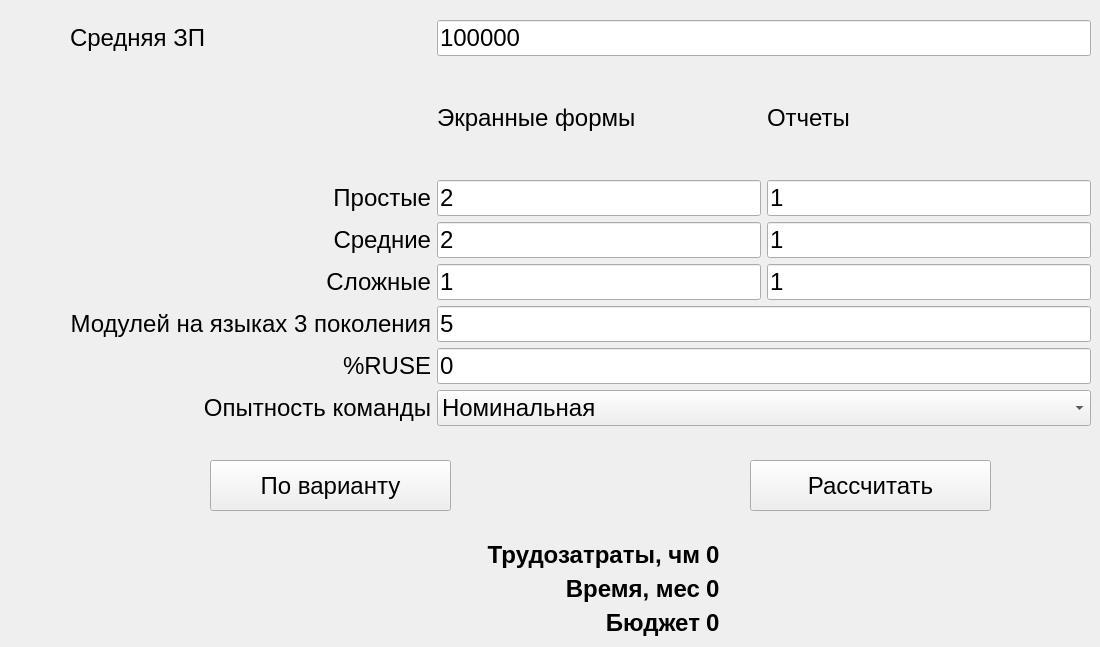
      <widget class="QWidget" name="tab_3">
       <attribute name="title">
        <string>Модель композиции</string>
       </attribute>
       <widget class="QWidget" name="layoutWidget_2">
        <property name="geometry">
         <rect>
          <x>70</x>
          <y>20</y>
          <width>1021</width>
          <height>406</height>
         </rect>
        </property>
        <layout class="QGridLayout" name="gridLayout_3">
         <item row="2" column="0">
          <widget class="QLabel" name="label_60">
           <property name="font">
            <font>
             <family>Ubuntu</family>
             <pointsize>18</pointsize>
            </font>
           </property>
           <property name="text">
            <string>Простые</string>
           </property>
           <property name="alignment">
            <set>Qt::AlignRight|Qt::AlignTrailing|Qt::AlignVCenter</set>
           </property>
          </widget>
         </item>
         <item row="2" column="1">
          <widget class="QLineEdit" name="screenSimpleEdit">
           <property name="font">
            <font>
             <family>Ubuntu</family>
             <pointsize>18</pointsize>
            </font>
           </property>
           <property name="text">
            <string>2</string>
           </property>
          </widget>
         </item>
         <item row="1" column="2">
          <widget class="QLabel" name="label_63">
           <property name="font">
            <font>
             <family>Ubuntu</family>
             <pointsize>18</pointsize>
            </font>
           </property>
           <property name="text">
            <string>Отчеты</string>
           </property>
          </widget>
         </item>
         <item row="2" column="2">
          <widget class="QLineEdit" name="reportSimpleEdit">
           <property name="font">
            <font>
             <family>Ubuntu</family>
             <pointsize>18</pointsize>
            </font>
           </property>
           <property name="text">
            <string>1</string>
           </property>
          </widget>
         </item>
         <item row="6" column="0">
          <widget class="QLabel" name="label_57">
           <property name="font">
            <font>
             <family>Ubuntu</family>
             <pointsize>18</pointsize>
            </font>
           </property>
           <property name="text">
            <string>%RUSE</string>
           </property>
           <property name="alignment">
            <set>Qt::AlignRight|Qt::AlignTrailing|Qt::AlignVCenter</set>
           </property>
          </widget>
         </item>
         <item row="7" column="0">
          <widget class="QLabel" name="label_58">
           <property name="font">
            <font>
             <family>Ubuntu</family>
             <pointsize>18</pointsize>
            </font>
           </property>
           <property name="text">
            <string>Опытность команды</string>
           </property>
           <property name="alignment">
            <set>Qt::AlignRight|Qt::AlignTrailing|Qt::AlignVCenter</set>
           </property>
          </widget>
         </item>
         <item row="5" column="0">
          <widget class="QLabel" name="label_67">
           <property name="font">
            <font>
             <family>Ubuntu</family>
             <pointsize>18</pointsize>
            </font>
           </property>
           <property name="text">
            <string>Модулей на языках 3 поколения</string>
           </property>
           <property name="alignment">
            <set>Qt::AlignRight|Qt::AlignTrailing|Qt::AlignVCenter</set>
           </property>
          </widget>
         </item>
         <item row="3" column="0">
          <widget class="QLabel" name="label_61">
           <property name="font">
            <font>
             <family>Ubuntu</family>
             <pointsize>18</pointsize>
            </font>
           </property>
           <property name="text">
            <string>Средние</string>
           </property>
           <property name="alignment">
            <set>Qt::AlignRight|Qt::AlignTrailing|Qt::AlignVCenter</set>
           </property>
          </widget>
         </item>
         <item row="0" column="1" colspan="2">
          <widget class="QLineEdit" name="avgSalaryEdit">
           <property name="font">
            <font>
             <family>Ubuntu</family>
             <pointsize>18</pointsize>
            </font>
           </property>
           <property name="text">
            <string>100000</string>
           </property>
          </widget>
         </item>
         <item row="4" column="2">
          <widget class="QLineEdit" name="reportDifficultEdit">
           <property name="font">
            <font>
             <family>Ubuntu</family>
             <pointsize>18</pointsize>
            </font>
           </property>
           <property name="text">
            <string>1</string>
           </property>
          </widget>
         </item>
         <item row="5" column="1" colspan="2">
          <widget class="QLineEdit" name="gen3Edit">
           <property name="font">
            <font>
             <family>Ubuntu</family>
             <pointsize>18</pointsize>
            </font>
           </property>
           <property name="text">
            <string>5</string>
           </property>
          </widget>
         </item>
         <item row="3" column="1">
          <widget class="QLineEdit" name="screenMediumEdit">
           <property name="font">
            <font>
             <family>Ubuntu</family>
             <pointsize>18</pointsize>
            </font>
           </property>
           <property name="text">
            <string>2</string>
           </property>
          </widget>
         </item>
         <item row="4" column="1">
          <widget class="QLineEdit" name="screenDifficultEdit">
           <property name="font">
            <font>
             <family>Ubuntu</family>
             <pointsize>18</pointsize>
            </font>
           </property>
           <property name="text">
            <string>1</string>
           </property>
          </widget>
         </item>
         <item row="6" column="1" colspan="2">
          <widget class="QLineEdit" name="RUSEEdit">
           <property name="font">
            <font>
             <family>Ubuntu</family>
             <pointsize>18</pointsize>
            </font>
           </property>
           <property name="text">
            <string>0</string>
           </property>
          </widget>
         </item>
         <item row="1" column="1">
          <widget class="QLabel" name="label_59">
           <property name="font">
            <font>
             <family>Ubuntu</family>
             <pointsize>18</pointsize>
            </font>
           </property>
           <property name="text">
            <string>Экранные формы</string>
           </property>
          </widget>
         </item>
         <item row="3" column="2">
          <widget class="QLineEdit" name="reportMediumEdit">
           <property name="font">
            <font>
             <family>Ubuntu</family>
             <pointsize>18</pointsize>
            </font>
           </property>
           <property name="text">
            <string>1</string>
           </property>
          </widget>
         </item>
         <item row="0" column="0">
          <widget class="QLabel" name="label_71">
           <property name="font">
            <font>
             <family>Ubuntu</family>
             <pointsize>18</pointsize>
            </font>
           </property>
           <property name="text">
            <string>Средняя ЗП</string>
           </property>
          </widget>
         </item>
         <item row="4" column="0">
          <widget class="QLabel" name="label_62">
           <property name="font">
            <font>
             <family>Ubuntu</family>
             <pointsize>18</pointsize>
            </font>
           </property>
           <property name="text">
            <string>Сложные</string>
           </property>
           <property name="alignment">
            <set>Qt::AlignRight|Qt::AlignTrailing|Qt::AlignVCenter</set>
           </property>
          </widget>
         </item>
         <item row="7" column="1" colspan="2">
          <widget class="QComboBox" name="expComboBox">
           <property name="font">
            <font>
             <family>Ubuntu</family>
             <pointsize>18</pointsize>
            </font>
           </property>
           <property name="currentIndex">
            <number>2</number>
           </property>
           <item>
            <property name="text">
             <string>Очень низкая</string>
            </property>
           </item>
           <item>
            <property name="text">
             <string>Низкая</string>
            </property>
           </item>
           <item>
            <property name="text">
             <string>Номинальная</string>
            </property>
           </item>
           <item>
            <property name="text">
             <string>Высокая</string>
            </property>
           </item>
           <item>
            <property name="text">
             <string>Очень высокая</string>
            </property>
           </item>
          </widget>
         </item>
        </layout>
       </widget>
       <widget class="QWidget" name="layoutWidget_3">
        <property name="geometry">
         <rect>
          <x>210</x>
          <y>540</y>
          <width>741</width>
          <height>98</height>
         </rect>
        </property>
        <layout class="QGridLayout" name="gridLayout_12">
         <item row="2" column="0" colspan="2">
          <widget class="QLabel" name="label_72">
           <property name="font">
            <font>
             <family>Ubuntu</family>
             <pointsize>18</pointsize>
            </font>
           </property>
           <property name="styleSheet">
            <string notr="true"/>
           </property>
           <property name="text">
            <string>&lt;html&gt;&lt;head/&gt;&lt;body&gt;&lt;p&gt;&lt;span style=&quot; font-weight:600;&quot;&gt;Бюджет&lt;/span&gt;&lt;/p&gt;&lt;/body&gt;&lt;/html&gt;</string>
           </property>
           <property name="alignment">
            <set>Qt::AlignRight|Qt::AlignTrailing|Qt::AlignVCenter</set>
           </property>
          </widget>
         </item>
         <item row="1" column="0" colspan="2">
          <widget class="QLabel" name="label_75">
           <property name="font">
            <font>
             <family>Ubuntu</family>
             <pointsize>18</pointsize>
             <weight>75</weight>
             <bold>true</bold>
            </font>
           </property>
           <property name="text">
            <string>Время, мес</string>
           </property>
           <property name="alignment">
            <set>Qt::AlignRight|Qt::AlignTrailing|Qt::AlignVCenter</set>
           </property>
          </widget>
         </item>
         <item row="0" column="2">
          <widget class="QLabel" name="compLabLabel">
           <property name="font">
            <font>
             <family>Ubuntu</family>
             <pointsize>18</pointsize>
             <weight>75</weight>
             <bold>true</bold>
            </font>
           </property>
           <property name="text">
            <string>0</string>
           </property>
          </widget>
         </item>
         <item row="2" column="2">
          <widget class="QLabel" name="compBudgetLabel">
           <property name="font">
            <font>
             <family>Ubuntu</family>
             <pointsize>18</pointsize>
            </font>
           </property>
           <property name="text">
            <string>&lt;html&gt;&lt;head/&gt;&lt;body&gt;&lt;p&gt;&lt;span style=&quot; font-weight:600;&quot;&gt;0&lt;/span&gt;&lt;/p&gt;&lt;/body&gt;&lt;/html&gt;</string>
           </property>
          </widget>
         </item>
         <item row="1" column="2">
          <widget class="QLabel" name="compTimeLabel">
           <property name="font">
            <font>
             <family>Ubuntu</family>
             <pointsize>18</pointsize>
             <weight>75</weight>
             <bold>true</bold>
            </font>
           </property>
           <property name="text">
            <string>0</string>
           </property>
          </widget>
         </item>
         <item row="0" column="0" colspan="2">
          <widget class="QLabel" name="label_74">
           <property name="font">
            <font>
             <family>Ubuntu</family>
             <pointsize>18</pointsize>
             <weight>75</weight>
             <bold>true</bold>
            </font>
           </property>
           <property name="text">
            <string>Трудозатраты, чм</string>
           </property>
           <property name="alignment">
            <set>Qt::AlignRight|Qt::AlignTrailing|Qt::AlignVCenter</set>
           </property>
          </widget>
         </item>
        </layout>
       </widget>
       <widget class="QPushButton" name="compCalculateButton">
        <property name="geometry">
         <rect>
          <x>750</x>
          <y>460</y>
          <width>241</width>
          <height>51</height>
         </rect>
        </property>
        <property name="font">
         <font>
          <family>Ubuntu</family>
          <pointsize>18</pointsize>
         </font>
        </property>
        <property name="text">
         <string>Рассчитать</string>
        </property>
       </widget>
       <widget class="QPushButton" name="compCalculateButton_2">
        <property name="geometry">
         <rect>
          <x>210</x>
          <y>460</y>
          <width>241</width>
          <height>51</height>
         </rect>
        </property>
        <property name="font">
         <font>
          <family>Ubuntu</family>
          <pointsize>18</pointsize>
         </font>
        </property>
        <property name="text">
         <string>По варианту</string>
        </property>
       </widget>
      </widget>
